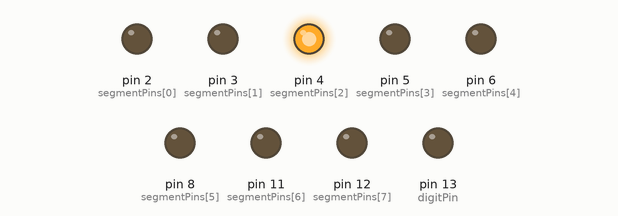
Simulated run of this sketch. Board: Arduino Uno, built with avr-gcc and run on an emulated ATmega328P. Shown: output pins drawn as LEDs (lit = HIGH). Random numbers use the default seed unless the sketch sets one.

Above: at 0.4 s.
At 8.35 s:
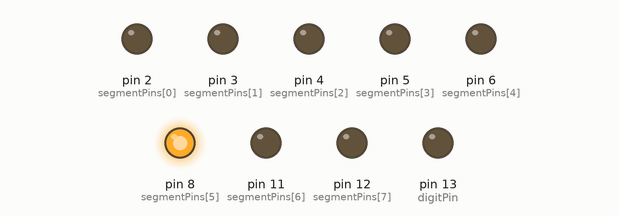
At 14.81 s:
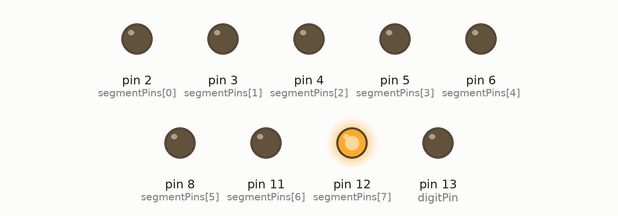
At 21.87 s:
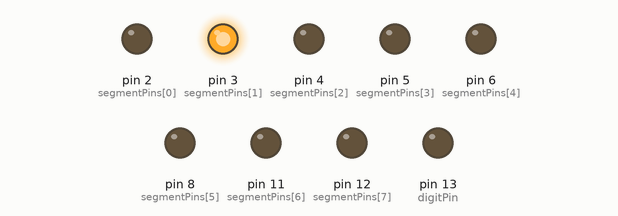
At 25.77 s:
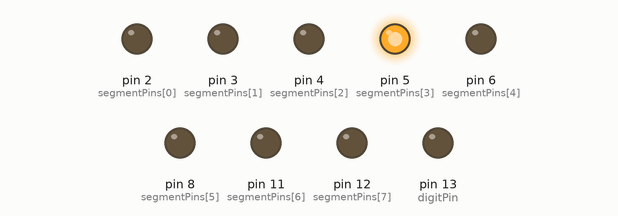
At 39.54 s:
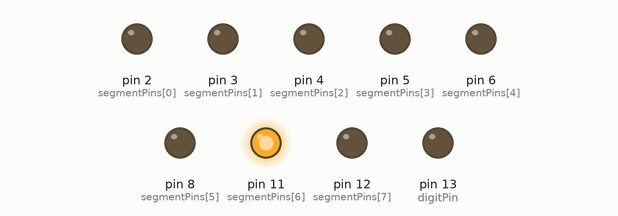
Timing chart, 0 to 40.0 s (numbered marks = the images above):
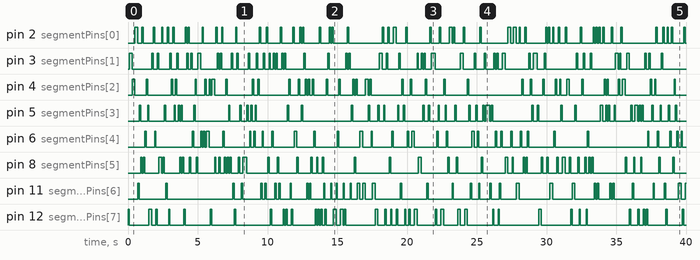

Measured:
- by itself, pin 2 (segmentPins[0]): LOW → HIGH at 0.50 s, → LOW 0.20 s later, → HIGH 0.30 s later, → LOW 0.10 s later, … (106 changes in this stretch)
- by itself, pin 3 (segmentPins[1]): LOW → HIGH at 0.10 s, → LOW 0.20 s later, → HIGH 1.4 s later, → LOW 0.10 s later, … (98 changes in this stretch)
- by itself, pin 4 (segmentPins[2]): LOW → HIGH at 0.30 s, → LOW 0.20 s later, → HIGH 0.80 s later, → LOW 0.10 s later, … (82 changes in this stretch)
- by itself, pin 5 (segmentPins[3]): LOW → HIGH at 0.80 s, → LOW 0.10 s later, → HIGH 0.50 s later, → LOW 0.10 s later, … (92 changes in this stretch)
- by itself, pin 6 (segmentPins[4]): LOW → HIGH at 1.2 s, → LOW 0.10 s later, → HIGH 0.60 s later, → LOW 0.10 s later, … (70 changes in this stretch)
- by itself, pin 8 (segmentPins[5]): LOW → HIGH at 0.90 s, → LOW 0.10 s later, → HIGH 0.10 s later, → LOW 0.10 s later, … (90 changes in this stretch)
- by itself, pin 11 (segmentPins[6]): LOW → HIGH at 0.70 s, → LOW 0.10 s later, → HIGH 1.9 s later, → LOW 0.10 s later, … (75 changes in this stretch)
- by itself, pin 12 (segmentPins[7]): LOW → HIGH at 0.00 s, → LOW 0.10 s later, → HIGH 1.4 s later, → LOW 0.20 s later, … (82 changes in this stretch)

The sketch:

seven_segment_led03.ino
```cpp
// LEDをオン・オフする際の出力
#define DIGIT_ON LOW
#define DIGIT_OFF HIGH
#define SEGMENT_ON HIGH
#define SEGMENT_OFF LOW

const int digitPin = 13;                                                       // ディジット(コモン)に接続するArduinoのピン
const int segmentPins[] = {2, 3, 4, 5, 6, 8, 11, 12};                          // セグメントピンに接続するArduinoのピン
const int numberOfSegmentPins = sizeof(segmentPins) / sizeof(segmentPins[0]);  // セグメントの数

// setup()　は，最初に一度だけ実行される
void setup() {
  pinMode(digitPin, OUTPUT);  // digitPinを出力モードに設定する
  for (int i = 0; i < numberOfSegmentPins; i++) {
    pinMode(segmentPins[i], OUTPUT);  // segmentPinsを出力モードに設定する
  }
}

// loop() は，setup ()実行後，無限に実行される
void loop() {
  int segmentPin = segmentPins[random(numberOfSegmentPins)];  // 点灯するピンを選択する

  digitalWrite(digitPin, DIGIT_ON);       // digitPinをオンにする
  digitalWrite(segmentPin, SEGMENT_ON);   // 選択したピンをオンにする
  delay(100);                             // 少し待つ
  digitalWrite(segmentPin, SEGMENT_OFF);  // 選択したピンをオフにする
}
```
